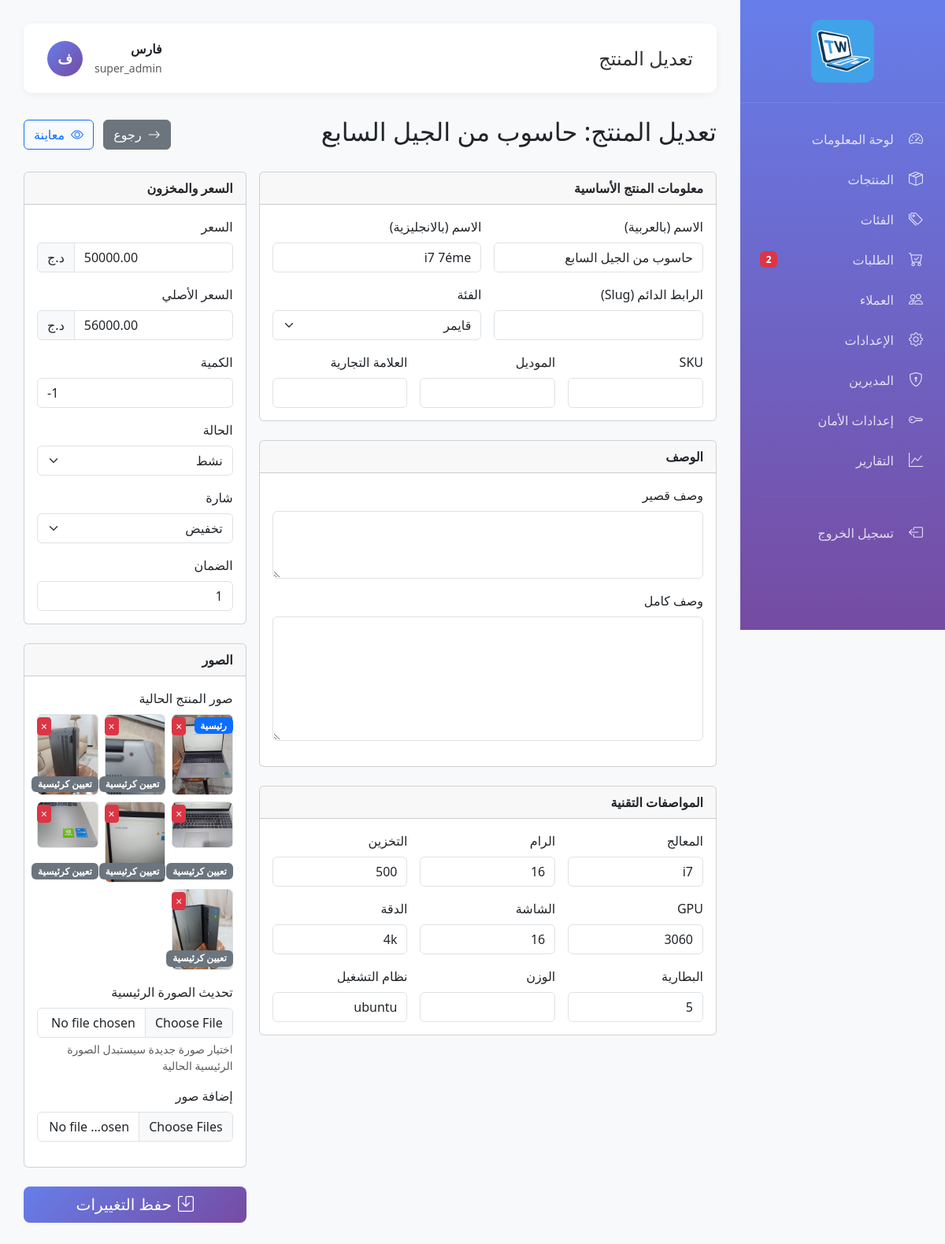
Page /admin/edit-product.php?id=6 (signed in) on the committed database.
### tables this page shows
CREATE TABLE `products` (
  `id` int(11) NOT NULL,
  `name_ar` varchar(200) NOT NULL,
  `name_en` varchar(200) NOT NULL,
  `slug` varchar(200) NOT NULL,
  `sku` varchar(100) DEFAULT NULL,
  `model` varchar(100) DEFAULT NULL,
  `brand` varchar(100) DEFAULT NULL,
  `category_id` int(11) NOT NULL,
  `price` decimal(10,2) NOT NULL,
  `original_price` decimal(10,2) DEFAULT NULL,
  `discount_percentage` int(11) DEFAULT 0,
  `stock_count` int(11) DEFAULT 0,
  `in_stock` tinyint(1) DEFAULT 1,
  `min_stock` int(11) DEFAULT 5,
  `processor` varchar(200) DEFAULT NULL,
  `ram` varchar(100) DEFAULT NULL,
  `storage` varchar(100) DEFAULT NULL,
  `gpu` varchar(200) DEFAULT NULL,
  `screen_size` varchar(50) DEFAULT NULL,
  `screen_resolution` varchar(100) DEFAULT NULL,
  `battery` varchar(100) DEFAULT NULL,
  `weight` varchar(50) DEFAULT NULL,
  `os` varchar(100) DEFAULT NULL,
  `ports` text DEFAULT NULL,
  `description_short` text DEFAULT NULL,
  `description_full` text DEFAULT NULL,
  `warranty` varchar(200) DEFAULT NULL,
  `badge` enum('new','bestseller','sale','featured','none') DEFAULT 'none',
  `status` enum('active','inactive','draft','out_of_stock') DEFAULT 'active',
  `views` int(11) DEFAULT 0,
  `sales` int(11) DEFAULT 0,
  `rating` decimal(3,2) DEFAULT 0.00,
  `review_count` int(11) DEFAULT 0,
  `meta_title` varchar(200) DEFAULT NULL,
  `meta_description` text DEFAULT NULL,
  `meta_keywords` text DEFAULT NULL,
  `created_at` timestamp NOT NULL DEFAULT current_timestamp(),
  `updated_at` timestamp NOT NULL DEFAULT current_timestamp() ON UPDATE current_timestamp()
);

CREATE TABLE `categories` (
  `id` int(11) NOT NULL,
  `name_ar` varchar(100) NOT NULL,
  `name_en` varchar(100) NOT NULL,
  `slug` varchar(100) NOT NULL,
  `description` text DEFAULT NULL,
  `icon` varchar(100) DEFAULT NULL,
  `image` varchar(255) DEFAULT NULL,
  `is_active` tinyint(1) DEFAULT 1,
  `display_order` int(11) DEFAULT 0,
  `created_at` timestamp NOT NULL DEFAULT current_timestamp(),
  `updated_at` timestamp NOT NULL DEFAULT current_timestamp() ON UPDATE current_timestamp()
);

CREATE TABLE `product_images` (
  `id` int(11) NOT NULL,
  `product_id` int(11) NOT NULL,
  `image_url` varchar(500) NOT NULL,
  `is_primary` tinyint(1) DEFAULT 0,
  `display_order` int(11) DEFAULT 0,
  `alt_text` varchar(200) DEFAULT NULL,
  `created_at` timestamp NOT NULL DEFAULT current_timestamp()
);

### admin/edit-product.php (the view, shortened to what this page needs)
<?php
global $pdo;
$id = (int)$_GET['id'];
$product = $pdo->query("SELECT * FROM products WHERE id = $id")->fetch();
include 'includes/header.php';
$categories = $pdo->query("SELECT * FROM categories WHERE is_active = 1 ORDER BY name_ar")->fetchAll();
$images = $pdo->query("SELECT * FROM product_images WHERE product_id = $id ORDER BY is_primary DESC")->fetchAll();
?>
<div class="row">
    <div class="col-12 mb-4">
        <div class="d-flex justify-content-between align-items-center">
            <h2>تعديل المنتج: <?php echo htmlspecialchars($product['name_ar']); ?></h2>
            <div>
                <a href="products.php" class="btn btn-secondary me-2">
                    <i class="bi bi-arrow-right me-2"></i>رجوع
                </a>
                <a href="../product.php?id=<?php echo $product['id']; ?>" target="_blank" class="btn btn-outline-primary">
                    <i class="bi bi-eye me-2"></i>معاينة
                </a>
            </div>
        </div>
    </div>
</div>
<form method="POST" enctype="multipart/form-data" class="row g-3">
    <div class="col-lg-8">
        <div class="card mb-4">
            <div class="card-header fw-bold">معلومات المنتج الأساسية</div>
            <div class="card-body row g-3">
                <div class="col-md-6">
                    <label class="form-label">الاسم (بالعربية)</label>
                    <input type="text" name="name_ar" class="form-control" required value="<?php echo htmlspecialchars($product['name_ar']); ?>">
                </div>
                <div class="col-md-6">
                    <label class="form-label">الاسم (بالانجليزية)</label>
                    <input type="text" name="name_en" class="form-control" value="<?php echo htmlspecialchars($product['name_en']); ?>">
                </div>
                <div class="col-md-6">
                    <label class="form-label">الرابط الدائم (Slug)</label>
                    <input type="text" name="slug" class="form-control" value="<?php echo htmlspecialchars($product['slug']); ?>">
                </div>
                <div class="col-md-6">
                    <label class="form-label">الفئة</label>
                    <select name="category_id" class="form-select" required>
                        <?php foreach ($categories as $cat): ?>
                            <option value="<?php echo $cat['id']; ?>" <?php echo $product['category_id'] == $cat['id'] ? 'selected' : ''; ?>>
                                <?php echo $cat['name_ar']; ?>
                            </option>
                        <?php endforeach; ?>
                    </select>
                </div>
                <div class="col-md-4">
                    <label class="form-label">SKU</label>
                    <input type="text" name="sku" class="form-control" value="<?php echo htmlspecialchars($product['sku']); ?>">
                </div>
                <div class="col-md-4">
                    <label class="form-label">الموديل</label>
                    <input type="text" name="model" class="form-control" value="<?php echo htmlspecialchars($product['model']); ?>">
                </div>
                <div class="col-md-4">
                    <label class="form-label">العلامة التجارية</label>
                    <input type="text" name="brand" class="form-control" value="<?php echo htmlspecialchars($product['brand']); ?>">
                </div>
            </div>
        </div>
        <div class="card mb-4">
            <div class="card-header fw-bold">الوصف</div>
            <div class="card-body">
                <div class="mb-3">
                    <label class="form-label">وصف قصير</label>
                    <textarea name="description_short" class="form-control" rows="3"><?php echo htmlspecialchars($product['description_short']); ?></textarea>
                </div>
                <div class="mb-3">
                    <label class="form-label">وصف كامل</label>
                    <textarea name="description_full" class="form-control" rows="6"><?php echo htmlspecialchars($product['description_full']); ?></textarea>
                </div>
            </div>
        </div>
        <div class="card mb-4">
            <div class="card-header fw-bold">المواصفات التقنية</div>
            <div class="card-body row g-3">
                <div class="col-md-4">
                    <label class="form-label">المعالج</label>
                    <input type="text" name="processor" class="form-control" value="<?php echo htmlspecialchars($product['processor']); ?>">
                </div>
                <div class="col-md-4">
                    <label class="form-label">الرام</label>
                    <input type="text" name="ram" class="form-control" value="<?php echo htmlspecialchars($product['ram']); ?>">
                </div>
                <div class="col-md-4">
                    <label class="form-label">التخزين</label>
                    <input type="text" name="storage" class="form-control" value="<?php echo htmlspecialchars($product['storage']); ?>">
                </div>
                <div class="col-md-4">
                    <label class="form-label">GPU</label>
                    <input type="text" name="gpu" class="form-control" value="<?php echo htmlspecialchars($product['gpu']); ?>">
                </div>
                <div class="col-md-4">
                    <label class="form-label">الشاشة</label>
                    <input type="text" name="screen_size" class="form-control" value="<?php echo htmlspecialchars($product['screen_size']); ?>">
                </div>
                <div class="col-md-4">
                    <label class="form-label">الدقة</label>
                    <input type="text" name="screen_resolution" class="form-control" value="<?php echo htmlspecialchars($product['screen_resolution']); ?>">
                </div>
                <div class="col-md-4">
                    <label class="form-label">البطارية</label>
                    <input type="text" name="battery" class="form-control" value="<?php echo htmlspecialchars($product['battery']); ?>">
                </div>
                <div class="col-md-4">
                    <label class="form-label">الوزن</label>
                    <input type="text" name="weight" class="form-control" value="<?php echo htmlspecialchars($product['weight']); ?>">
                </div>
                <div class="col-md-4">
                    <label class="form-label">نظام التشغيل</label>
                    <input type="text" name="os" class="form-control" value="<?php echo htmlspecialchars($product['os']); ?>">
                </div>
            </div>
        </div>
    </div>
    <div class="col-lg-4">
        <div class="card mb-4">
            <div class="card-header fw-bold">السعر والمخزون</div>
            <div class="card-body row g-3">
                <div class="col-12">
                    <label class="form-label">السعر</label>
                    <div class="input-group">
                        <input type="number" name="price" class="form-control" step="0.01" required value="<?php echo $product['price']; ?>">
                        <span class="input-group-text">د.ج</span>
                    </div>
                </div>
                <div class="col-12">
                    <label class="form-label">السعر الأصلي</label>
                    <div class="input-group">
                        <input type="number" name="original_price" class="form-control" step="0.01" value="<?php echo $product['original_price']; ?>">
                        <span class="input-group-text">د.ج</span>
                    </div>
                </div>
                <div class="col-12">
                    <label class="form-label">الكمية</label>
                    <input type="number" name="stock_count" class="form-control" required value="<?php echo $product['stock_count']; ?>">
                </div>
                <div class="col-12">
                    <label class="form-label">الحالة</label>
                    <select name="status" class="form-select">
                        <option value="active" <?php echo $product['status'] == 'active' ? 'selected' : ''; ?>>نشط</option>
                    </select>
                </div>
                <div class="col-12">
                    <label class="form-label">شارة</label>
                    <select name="badge" class="form-select">
                        <option value="sale" <?php echo $product['badge'] == 'sale' ? 'selected' : ''; ?>>تخفيض</option>
                    </select>
                </div>
                <div class="col-12">
                    <label class="form-label">الضمان</label>
                    <input type="text" name="warranty" class="form-control" value="<?php echo htmlspecialchars($product['warranty']); ?>">
                </div>
            </div>
        </div>
        <div class="card mb-4">
            <div class="card-header fw-bold">الصور</div>
            <div class="card-body">
                <div class="mb-3">
                    <label class="form-label">صور المنتج الحالية</label>
                    <div class="row g-2">
                        <?php foreach ($images as $img): ?>
                        <div class="col-4 position-relative">
                            <img src="../<?php echo htmlspecialchars($img['image_url']); ?>" class="img-fluid rounded border">
                            <?php if ($img['is_primary']): ?>
                                <span class="position-absolute top-0 start-0 badge bg-primary m-1">رئيسية</span>
                                <a href="?id=<?php echo $id; ?>&delete_image=<?php echo $img['id']; ?>"
                                   class="position-absolute top-0 end-0 btn btn-sm btn-danger m-1 p-0 px-1"
                                   onclick="return confirm('حذف الصورة الرئيسية؟ سيتم تعيين صورة أخرى كرئيسية تلقائياً.')">×</a>
                            <?php else: ?>
                                <a href="?id=<?php echo $id; ?>&set_primary=<?php echo $img['id']; ?>"
                                   class="position-absolute bottom-0 start-0 badge bg-secondary m-1 text-decoration-none">تعيين كرئيسية</a>
                                <a href="?id=<?php echo $id; ?>&delete_image=<?php echo $img['id']; ?>"
                                   class="position-absolute top-0 end-0 btn btn-sm btn-danger m-1 p-0 px-1"
                                   onclick="return confirm('حذف الصورة؟')">×</a>
                            <?php endif; ?>
                        </div>
                        <?php endforeach; ?>
                    </div>
                </div>
                <div class="mb-3">
                    <label class="form-label">تحديث الصورة الرئيسية</label>
                    <input type="file" name="main_image" class="form-control" accept="image/*">
                    <div class="form-text">اختيار صورة جديدة سيستبدل الصورة الرئيسية الحالية</div>
                </div>
                <div class="mb-3">
                    <label class="form-label">إضافة صور</label>
                    <input type="file" name="images[]" class="form-control" accept="image/*" multiple>
                </div>
            </div>
        </div>
        <button type="submit" class="btn btn-primary w-100 btn-lg mb-3">
            <i class="bi bi-save me-2"></i>حفظ التغييرات
        </button>
    </div>
</form>
<?php include 'includes/footer.php'; ?>

### admin/includes/header.php (style rules this page uses)
:root { --primary-color: #667eea; --secondary-color: #764ba2; --sidebar-width: 260px; }
body { font-family: 'Segoe UI', Tahoma, Geneva, Verdana, sans-serif; background-color: #f8f9fa; }
.btn-primary { background: linear-gradient(135deg, var(--primary-color), var(--secondary-color)); border: none; }

### rows in the picture
products: name_ar "حاسوب من الجيل السابع", name_en "i7 7éme", category_id "قايمر", processor "i7", ram "16", storage "500", gpu "3060", screen_size "16", screen_resolution "4k", battery "5", os "ubuntu", price "50000.00", original_price "56000.00", stock_count "-1", status "نشط", badge "تخفيض", warranty "1"
product_images: image_url (picture)
product_images: image_url (picture)
product_images: image_url (picture)
product_images: image_url (picture)
product_images: image_url (picture)
product_images: image_url (picture)
product_images: image_url (picture)

### other values in the picture
$newOrdersCount "2"
$pageTitle "تعديل المنتج"
$_SESSION['admin_name'] "فارس"
$_SESSION['admin_role'] "super_admin"
substr($_SESSION['admin_name'], 0, 2) "ف"
